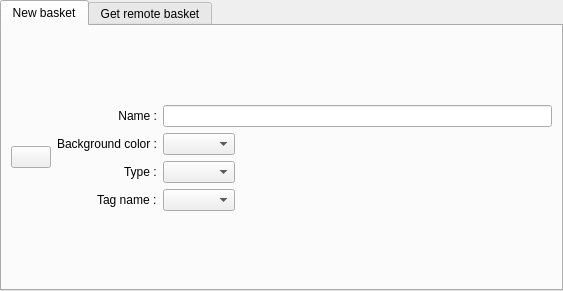
<?xml version="1.0" encoding="UTF-8"?>
<ui version="4.0">
 <class>NewBasketDialog</class>
 <widget class="KTabWidget" name="NewBasketDialog">
  <property name="geometry">
   <rect>
    <x>0</x>
    <y>0</y>
    <width>563</width>
    <height>291</height>
   </rect>
  </property>
  <property name="windowTitle">
   <string>Form</string>
  </property>
  <property name="currentIndex">
   <number>0</number>
  </property>
  <widget class="QWidget" name="newBasketTab">
   <attribute name="title">
    <string>New basket</string>
   </attribute>
   <layout class="QHBoxLayout" name="horizontalLayout_2">
    <item>
     <layout class="QHBoxLayout" name="horizontalLayout">
      <item>
       <widget class="KIconButton" name="m_iconButton"/>
      </item>
      <item>
       <layout class="QFormLayout" name="formLayout">
        <property name="fieldGrowthPolicy">
         <enum>QFormLayout::ExpandingFieldsGrow</enum>
        </property>
        <property name="labelAlignment">
         <set>Qt::AlignRight|Qt::AlignTrailing|Qt::AlignVCenter</set>
        </property>
        <property name="formAlignment">
         <set>Qt::AlignCenter</set>
        </property>
        <item row="0" column="0">
         <widget class="QLabel" name="label">
          <property name="text">
           <string>Name :</string>
          </property>
          <property name="alignment">
           <set>Qt::AlignRight|Qt::AlignTrailing|Qt::AlignVCenter</set>
          </property>
         </widget>
        </item>
        <item row="0" column="1">
         <widget class="KLineEdit" name="m_basketName"/>
        </item>
        <item row="1" column="0">
         <widget class="QLabel" name="label_2">
          <property name="text">
           <string>Background color :</string>
          </property>
          <property name="alignment">
           <set>Qt::AlignRight|Qt::AlignTrailing|Qt::AlignVCenter</set>
          </property>
         </widget>
        </item>
        <item row="2" column="0">
         <widget class="QLabel" name="label_3">
          <property name="text">
           <string>Type :</string>
          </property>
         </widget>
        </item>
        <item row="2" column="1">
         <widget class="KComboBox" name="m_basketTypeCombo"/>
        </item>
        <item row="3" column="0">
         <widget class="QLabel" name="label_4">
          <property name="text">
           <string>Tag name :</string>
          </property>
         </widget>
        </item>
        <item row="3" column="1">
         <widget class="KComboBox" name="m_basketTagCombo"/>
        </item>
        <item row="1" column="1">
         <widget class="KColorCombo" name="m_colorBackground"/>
        </item>
       </layout>
      </item>
     </layout>
    </item>
   </layout>
  </widget>
  <widget class="QWidget" name="getRemoteBasketTab">
   <attribute name="title">
    <string>Get remote basket</string>
   </attribute>
   <layout class="QFormLayout" name="formLayout_2">
    <property name="fieldGrowthPolicy">
     <enum>QFormLayout::ExpandingFieldsGrow</enum>
    </property>
    <item row="0" column="0">
     <widget class="QLabel" name="label_6">
      <property name="text">
       <string>Account type :</string>
      </property>
     </widget>
    </item>
    <item row="0" column="1">
     <widget class="KComboBox" name="m_typeAccountRemote"/>
    </item>
    <item row="1" column="0" colspan="2">
     <widget class="KPushButton" name="m_getBasketsRemote">
      <property name="enabled">
       <bool>true</bool>
      </property>
      <property name="text">
       <string>Get basket</string>
      </property>
     </widget>
    </item>
    <item row="2" column="0">
     <widget class="QLabel" name="label_7">
      <property name="text">
       <string>Basket name :</string>
      </property>
     </widget>
    </item>
    <item row="2" column="1">
     <widget class="KComboBox" name="m_basketsRemote">
      <property name="sizePolicy">
       <sizepolicy hsizetype="MinimumExpanding" vsizetype="Fixed">
        <horstretch>0</horstretch>
        <verstretch>0</verstretch>
       </sizepolicy>
      </property>
     </widget>
    </item>
   </layout>
  </widget>
 </widget>
 <customwidgets>
  <customwidget>
   <class>KIconButton</class>
   <extends>QPushButton</extends>
   <header>kicondialog.h</header>
  </customwidget>
  <customwidget>
   <class>KColorCombo</class>
   <extends>QComboBox</extends>
   <header>kcolorcombo.h</header>
  </customwidget>
  <customwidget>
   <class>KComboBox</class>
   <extends>QComboBox</extends>
   <header>kcombobox.h</header>
  </customwidget>
  <customwidget>
   <class>KLineEdit</class>
   <extends>QLineEdit</extends>
   <header>klineedit.h</header>
  </customwidget>
  <customwidget>
   <class>KPushButton</class>
   <extends>QPushButton</extends>
   <header>kpushbutton.h</header>
  </customwidget>
  <customwidget>
   <class>KTabWidget</class>
   <extends>QTabWidget</extends>
   <header>ktabwidget.h</header>
   <container>1</container>
  </customwidget>
 </customwidgets>
 <resources/>
 <connections/>
</ui>
